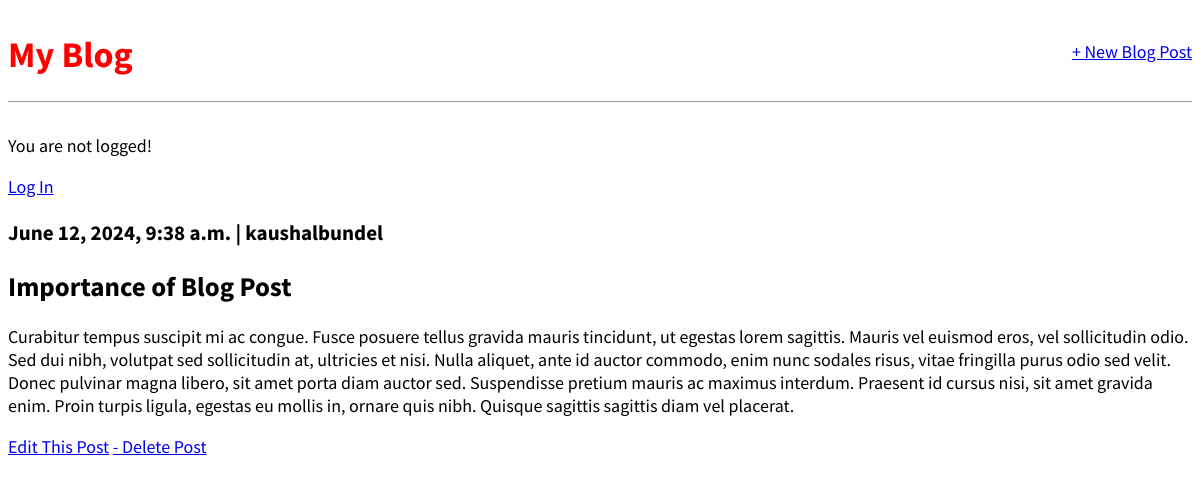
The page /detail/2/ on the database its author committed.
### blog/models.py (models this page shows, shortened)
class Post(models.Model):
    title = models.CharField(max_length=200)
    author = models.ForeignKey(
        "auth.user",
        on_delete=models.CASCADE,
    )
    body = models.TextField()
    created_date = models.DateTimeField()

### blog/views.py (the view)
# urls.py: path("detail/<int:pk>/", BlogDetailView.as_view(), name="detail"),
class BlogDetailView(DetailView):
    model = Post
    template_name = "detail.html"
    context_object_name = "detail_list_view"

### templates/detail.html
<!doctype html>
{% extends "base.html" %}
{% block content %}
    <div class="detail_view">
        <div>
            <h3>{{detail_list_view.created_date}} | {{ detail_list_view.author }} </h3>
        </div>
       <div>
           <h2>{{ detail_list_view.title }}</h2>
       </div>
       <div>
           <p>
               {{detail_list_view.body}}
           </p>
       </div>
       <div>
           <a href={% url 'post_edit' detail_list_view.pk %}>Edit This Post</a>
           <a href={% url 'post_delete' detail_list_view.pk %}>- Delete Post</a>
       </div>
    </div>
{% endblock content %}

### static/css/base.css (style rules this page uses)
body { font-family: "Source Sans Pro", sans-serif; font-size: 18px; }

### rows shown on the page
Post: created_date "June 12, 2024, 9:38 a.m.", author "kaushalbundel", title "Importance of Blog Post", body "Curabitur tempus suscipit mi ac congue. Fusce posuere tellus gravida mauris tincidunt, ut egestas lorem sagittis. Mauris vel euismod eros, vel sollicitudin odio. Sed dui nibh, volutpat sed sollicitudin at, ultricies et nisi. Nulla aliquet, ante id auctor commodo, enim nunc sodales risus, vitae fringilla purus odio sed velit. Donec pulvinar magna libero, sit amet porta diam auctor sed. Suspendisse pretium mauris ac maximus interdum. Praesent id cursus nisi, sit amet gravida enim. Proin turpis ligula, egestas eu mollis in, ornare quis nibh. Quisque sagittis sagittis diam vel placerat."
